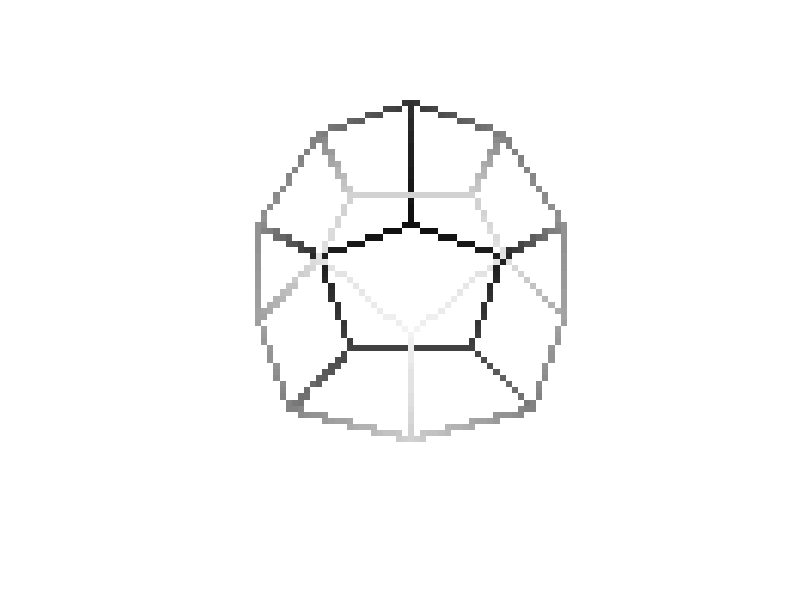

The MATLAB script that drew this image:
load pentagono.mat

% X é a varial que esta a cena
cena = X;
tamanho_cena = length(cena);
projecao = ones(tamanho_cena);


for eixo_x = 1:tamanho_cena
    for eixo_y = 1:tamanho_cena
        for eixo_z = 1:tamanho_cena
            if cena(eixo_x, eixo_y, eixo_z) != 0
                projecao(eixo_x, eixo_y) = 1 - (eixo_z/tamanho_cena);
                break
            end
        end
    end
end

imshow(projecao)

